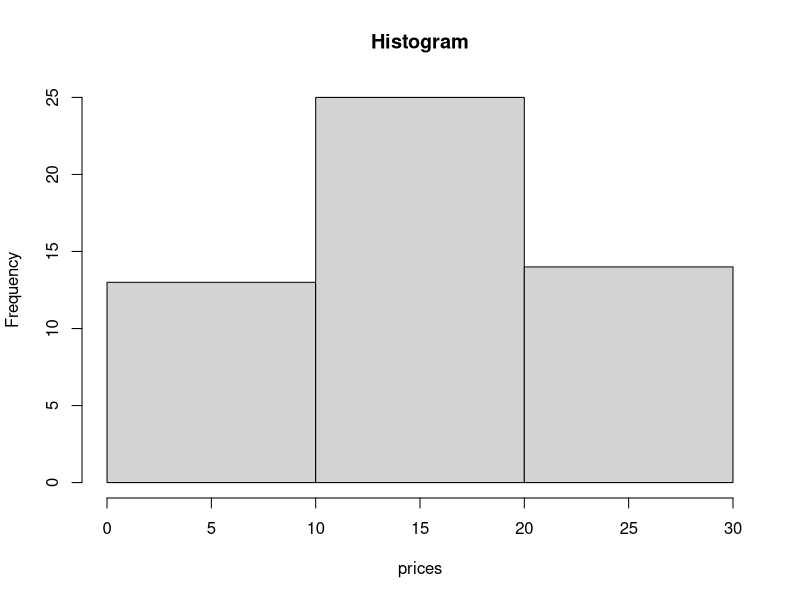

Recreate this plot in R.
data<-c(1, 1, 5, 5, 5, 5, 5, 8, 8, 10, 10, 10, 10, 12, 14, 14, 14, 15, 15, 15, 15, 15, 15, 18, 18, 18, 18, 18, 18, 18, 18, 20, 20, 20, 20, 20, 20, 20, 21, 21, 21, 21, 25, 25, 25, 25, 25, 28, 28, 30, 30, 30)
bin<-length(data)/3
bins<-cut(data, breaks = c(-Inf, quantile(data, probs = seq(0,1, 1/3)),Inf), include.lowest = TRUE)
tapply(data,bins,mean)
tapply(data, bins,function(x) c(min(x),max(x)))

hist(data,breaks = 3, main = "Histogram", xlab = "prices")
